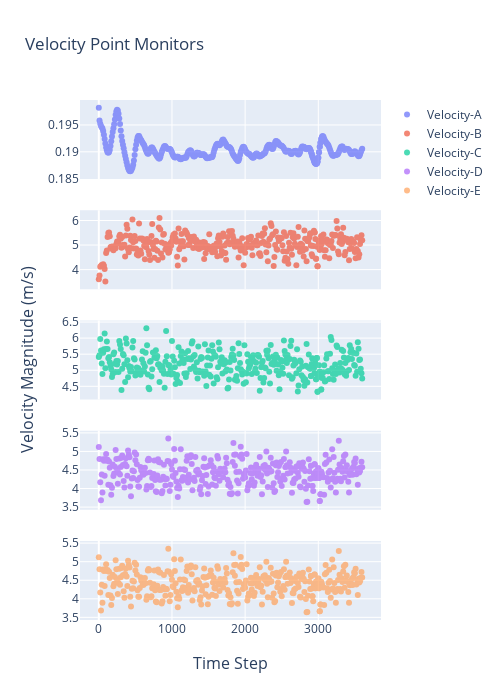

This figure's notebook cell:
### Code cell
color10_16 = ['#636EFA', '#EF553B', '#00CC96', '#AB63FA', '#FFA15A', '#19D3F3', '#FF6692', '#B6E880', '#FF97FF',
              '#FECB52']
fig = make_subplots(
    rows=5,
    cols=1,
    shared_xaxes=True,
    x_title="Time Step",
    y_title="Velocity Magnitude (m/s)")
# subplot_titles=("Point A", "Quadrant 2"))

fig.add_trace(go.Scatter(x=resid_dict['point-vel-a.out']['Time Step'],
                         y=resid_dict['point-vel-a.out']['point-vel-a'],
                         mode='markers',
                         opacity=scatter_opacity,
                         name='Velocity-A',
                         line=dict(color=color10_16[0])),
              row=1, col=1)

# fig.add_trace(go.Scatter(x=bin_df['bin_centres'],
#                          y=bin_df['point-vel-a_bin_mean'],
#                          mode='markers+lines',
#                          name='Mean +/- STD',
#                          line=dict(color='black'),
#                          opacity=.55,
#                          error_y_array=bin_df['point-vel-a_std'],
#                          showlegend=False),
#               row=1, col=1)


fig.add_trace(go.Scatter(x=resid_dict['point-vel-b.out']['Time Step'],
                         y=resid_dict['point-vel-b.out']['point-vel-b'],
                         mode='markers',
                         opacity=scatter_opacity,
                         name='Velocity-B',
                         line=dict(color=color10_16[1])),
              row=2, col=1)
# fig.add_trace(go.Scatter(x=bin_df['bin_centres'],
#                          y=bin_df['point-vel-b_bin_mean'],
#                          mode='markers+lines',
#                          name='Mean +/- STD',
#                          line=dict(color='black'),
#                          opacity=.55,
#                          error_y_array=bin_df['point-vel-b_std'],
#                          showlegend=False),
#               row=2, col=1)

fig.add_trace(go.Scatter(x=resid_dict['point-vel-c.out']['Time Step'],
                         y=resid_dict['point-vel-c.out']['point-vel-c'],
                         mode='markers',
                         opacity=scatter_opacity,
                         name='Velocity-C',
                         line=dict(color=color10_16[2]),
                         showlegend=True),
              row=3, col=1)
# fig.add_trace(go.Scatter(x=bin_df['bin_centres'],
#                          y=bin_df['point-vel-c_bin_mean'],
#                          mode='markers+lines',
#                          name='Mean +/- STD',
#                          line=dict(color='black'),
#                          opacity=.55,
#                          error_y_array=bin_df['point-vel-c_std'],
#                          showlegend=False),
#               row=3, col=1)

fig.add_trace(go.Scatter(x=resid_dict['point-vel-d.out']['Time Step'],
                         y=resid_dict['point-vel-d.out']['point-vel-d'],
                         mode='markers',
                         opacity=scatter_opacity,
                         name='Velocity-D',
                         line=dict(color=color10_16[3]),
                         showlegend=True),
              row=4, col=1)
# fig.add_trace(go.Scatter(x=bin_df['bin_centres'],
#                          y=bin_df['point-vel-d_bin_mean'],
#                          mode='markers+lines',
#                          name='Mean +/- STD',
#                          line=dict(color='black'),
#                          opacity=.55,
#                          error_y_array=bin_df['point-vel-d_std'],
#                          showlegend=False),
#               row=4, col=1)

fig.add_trace(go.Scatter(x=resid_dict['point-vel-e.out']['Time Step'],
                         y=resid_dict['point-vel-e.out']['point-vel-e'],
                         mode='markers',
                         opacity=scatter_opacity,
                         name='Velocity-E',
                         line=dict(color=color10_16[4]),
                         showlegend=True),
              row=5, col=1)
# fig.add_trace(go.Scatter(x=bin_df['bin_centres'],
#                          y=bin_df['point-vel-e_bin_mean'],
#                          mode='markers+lines',
#                          name='Mean +/- STD',
#                          line=dict(color='black'),
#                          opacity=.55,
#                          error_y_array=bin_df['point-vel-e_std'],
#                          showlegend=True),
#               row=5, col=1)

fig.update_layout(height=700, width=500,
                  title_text="Velocity Point Monitors")

fig.show()

### Figure 1 — Plotly figure (JSON) as saved in the notebook; plotly's stock layout.template omitted (floating-point values rounded to 4 significant figures; data arrays with more than 128 entries replaced by an {"elided": "..."} marker saying what was removed)
{"data": [{"line": {"color": "#636EFA"}, "mode": "markers", "name": "Velocity-A", "opacity": 0.7, "type": "scatter", "x": {"elided": "376 int values"}, "xaxis": "x", "y": {"elided": "376 float values"}, "yaxis": "y"}, {"line": {"color": "#EF553B"}, "mode": "markers", "name": "Velocity-B", "opacity": 0.7, "type": "scatter", "x": {"elided": "370 int values"}, "xaxis": "x2", "y": {"elided": "370 float values"}, "yaxis": "y2"}, {"line": {"color": "#00CC96"}, "mode": "markers", "name": "Velocity-C", "opacity": 0.7, "showlegend": true, "type": "scatter", "x": {"elided": "374 int values"}, "xaxis": "x3", "y": {"elided": "374 float values"}, "yaxis": "y3"}, {"line": {"color": "#AB63FA"}, "mode": "markers", "name": "Velocity-D", "opacity": 0.7, "showlegend": true, "type": "scatter", "x": {"elided": "374 int values"}, "xaxis": "x4", "y": {"elided": "374 float values"}, "yaxis": "y4"}, {"line": {"color": "#FFA15A"}, "mode": "markers", "name": "Velocity-E", "opacity": 0.7, "showlegend": true, "type": "scatter", "x": {"elided": "374 int values"}, "xaxis": "x5", "y": {"elided": "374 float values"}, "yaxis": "y5"}], "layout": {"annotations": [{"font": {"size": 16}, "showarrow": false, "text": "Time Step", "x": 0.5, "xanchor": "center", "xref": "paper", "y": 0, "yanchor": "top", "yref": "paper", "yshift": -30}, {"font": {"size": 16}, "showarrow": false, "text": "Velocity Magnitude (m/s)", "textangle": -90, "x": 0, "xanchor": "right", "xref": "paper", "xshift": -40, "y": 0.5, "yanchor": "middle", "yref": "paper"}], "height": 700, "title": {"text": "Velocity Point Monitors"}, "width": 500, "xaxis": {"anchor": "y", "domain": [0.0, 1.0], "matches": "x5", "showticklabels": false}, "xaxis2": {"anchor": "y2", "domain": [0.0, 1.0], "matches": "x5", "showticklabels": false}, "xaxis3": {"anchor": "y3", "domain": [0.0, 1.0], "matches": "x5", "showticklabels": false}, "xaxis4": {"anchor": "y4", "domain": [0.0, 1.0], "matches": "x5", "showticklabels": false}, "xaxis5": {"anchor": "y5", "domain": [0.0, 1.0]}, "yaxis": {"anchor": "x", "domain": [0.848, 1.0]}, "yaxis2": {"anchor": "x2", "domain": [0.636, 0.788]}, "yaxis3": {"anchor": "x3", "domain": [0.424, 0.576]}, "yaxis4": {"anchor": "x4", "domain": [0.212, 0.364]}, "yaxis5": {"anchor": "x5", "domain": [0.0, 0.152]}}}
